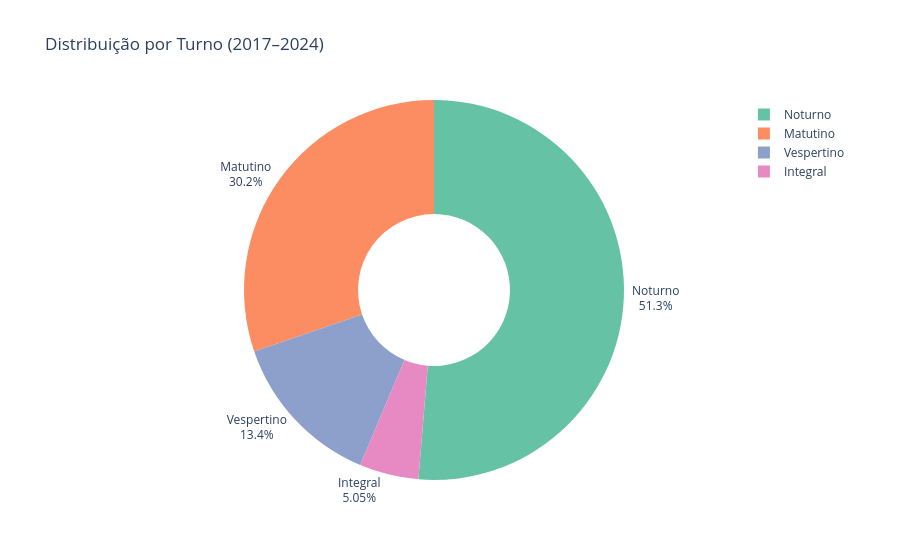

Notebook code for this chart:
### Code cell
# 14: Distribuição por turno

turno_df = df_dados_tratados["Turno"].value_counts().reset_index()
turno_df.columns = ["Turno", "Qtd"]

fig_g23 = px.pie(
    turno_df,
    names="Turno",
    values="Qtd",
    hole=0.4,
    color_discrete_sequence=px.colors.qualitative.Set2,
    title="Distribuição por Turno (2017–2024)",
)
fig_g23.update_traces(textposition="outside", textinfo="percent+label")
fig_g23.show()

### Figure 1 — Plotly figure (JSON) as saved in the notebook; plotly's stock layout.template omitted (floating-point values rounded to 4 significant figures)
{"data": [{"domain": {"x": [0, 1], "y": [0, 1]}, "hole": 0.4, "hovertemplate": "Turno=%{label}<br>Qtd=%{value}<extra></extra>", "labels": ["Noturno", "Matutino", "Vespertino", "Integral"], "legendgroup": "", "name": "", "showlegend": true, "textinfo": "percent+label", "textposition": "outside", "type": "pie", "values": [5359, 3159, 1400, 527]}], "layout": {"legend": {"tracegroupgap": 0}, "piecolorway": ["rgb(102,194,165)", "rgb(252,141,98)", "rgb(141,160,203)", "rgb(231,138,195)", "rgb(166,216,84)", "rgb(255,217,47)", "rgb(229,196,148)", "rgb(179,179,179)"], "title": {"text": "Distribuição por Turno (2017–2024)"}}}
